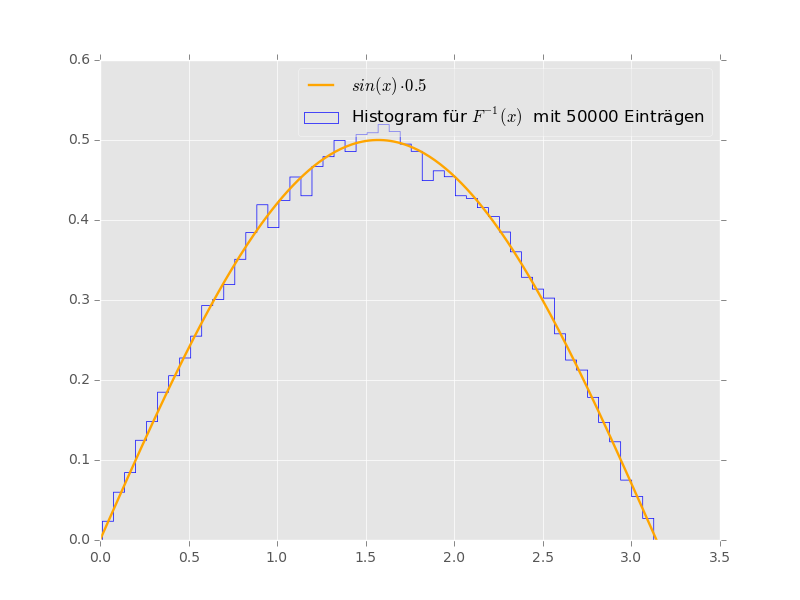

This chart was generated by the following Python code:
# coding: utf-8

import matplotlib
matplotlib.use('Qt4Agg')

import matplotlib.pyplot as plt
plt.style.use('ggplot')
import numpy as np
# from scipy.stats import norm

N =50000
# x = (np.random.random(N) - 0.5)*8
# y = np.random.random(N)*0.6
range = np.arange(0, np.pi, 0.01)
plt.plot(range,  np.sin(range)*0.5, label="$sin(x) \cdot 0.5$", color='orange', linewidth=1.7)

inv = np.arccos(1 - 2 * np.random.random(N))
# print(inv)
plt.hist(inv, histtype='step', bins = 50, normed=True, color="blue", label="Histogram für $F^{-1}(x)$  mit "+str(N)+" Einträgen")
plt.legend(loc='best', fancybox=True, framealpha=0.5)
# plt.show()
plt.savefig('inversion.png')
